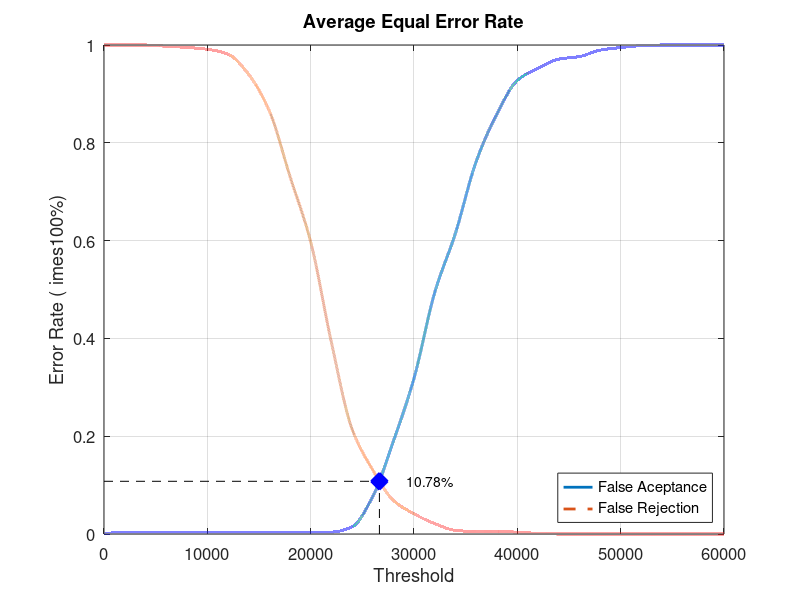
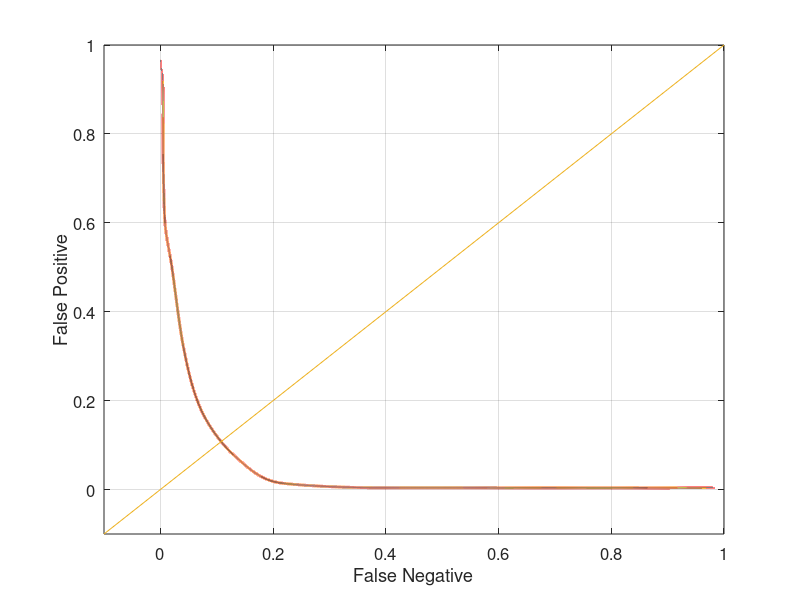

The MATLAB script that drew these images, in order:
close all;
clear;
clc;
x = 0:2000:60000;
xq = 0:0.5:60000;

y0 = [0 0.00394737 0.00394737 0.00394737 0.00394737 0.00394737 0.00394737 0.00394737 0.00394737 0.00394737 0.00394737 0.00394737 0.0144737 0.0763158 0.189474 0.318421 0.493421 0.614474 0.760526 0.857895 0.927632 0.952632 0.971053 0.976316 0.989474 0.994737 0.998684 1 1 1 1]
yy0 = interp1(x, y0, xq, 'pchip');
y1 = [1 1 1 0.9975 0.995 0.99125 0.98125 0.94 0.865 0.73125 0.5975 0.3925 0.215 0.13125 0.06875 0.04125 0.02125 0.0075 0.005 0.005 0.00375 0.00125 0 0 0 0 0 0 0 0 0]
yy1 = interp1(x, y1, xq, 'pchip');

% Calculating EER: 
y2 = abs(y0 - y1);
find(y2 == min(y2))
yy2 = abs(yy0 - yy1);
xEER = find(yy2 == min(yy2));
xEERIndex = xq(xEER) % X-axis EER
yEER = yy0(xEER) % Y-axis EER

main = figure
plot(xq, yy0,'-','LineWidth', 2);	hold on
plot(xq, yy1,'--','LineWidth', 2);	hold on
plot([xEERIndex xEERIndex], [0 yEER], 'k--');	hold on
plot([0 xEERIndex], [yEER yEER], 'k--');	hold on
plot(xEERIndex, yEER, 'bx', 'LineWidth', 10);	hold on
text(xEERIndex + 10 * xEERIndex / 100, yEER, [num2str(round((10000 * yEER)) / 100) '%'])
legend('False Aceptance', 'False Rejection', 'Location', 'SouthEast')
xlabel('Threshold')
ylabel('Error Rate (	imes100%)')
title('Average Equal Error Rate')
set(gca, 'FontSize', 12)
axis([0 60000 0 1])
grid on

print(main, 'Experiment1AverageMain', '-dpng');
FNRxFPR = figure('Color', [1 1 1]);
plot(yy1, yy0, '-', yy1, yy0, 'LineWidth', 2);
hold on
y = -0.1:0.1:1
plot(y, y); 
set(gca, 'FontSize', 12)
xlabel('False Negative')
ylabel('False Positive')
axis([-0.1 1 -0.1 1])
set(gca, 'FontSize', 12)
grid on

print(FNRxFPR, 'Experiment1AverageFNRxFPR','-dpng');
